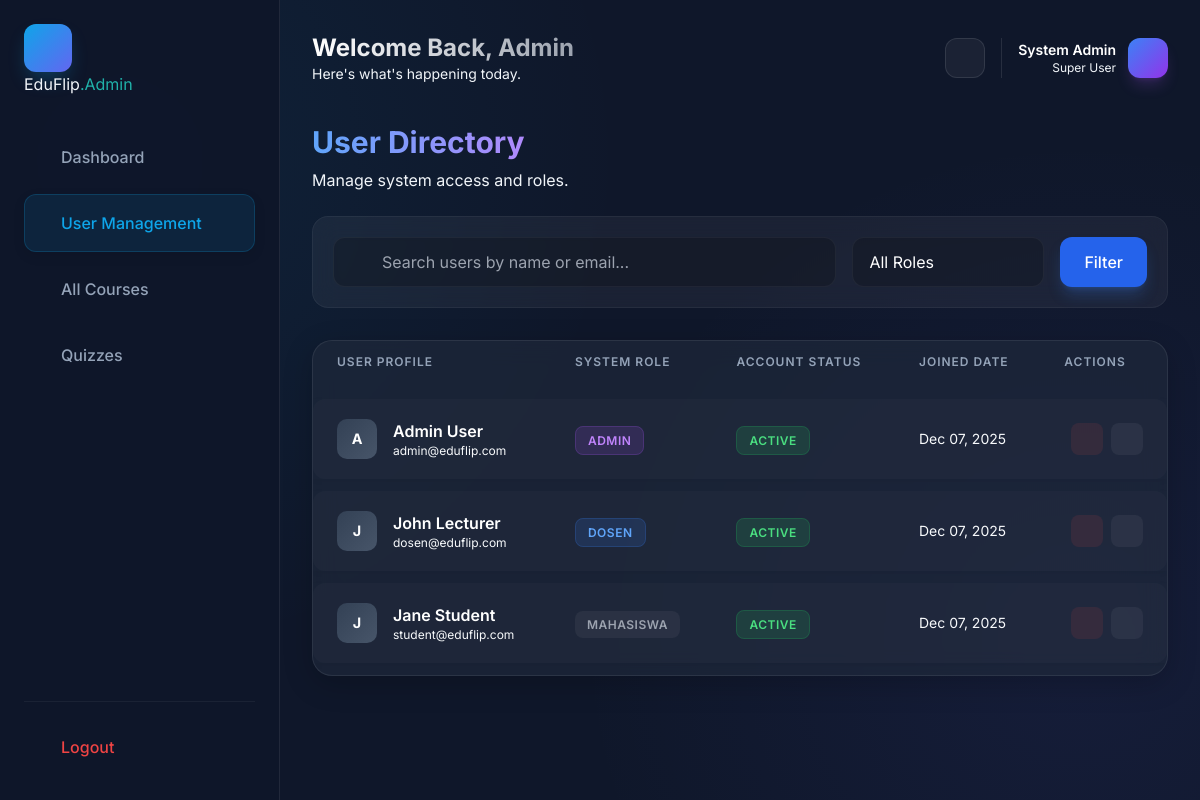
Page /web/public/admin/users.php on the earlier database version.
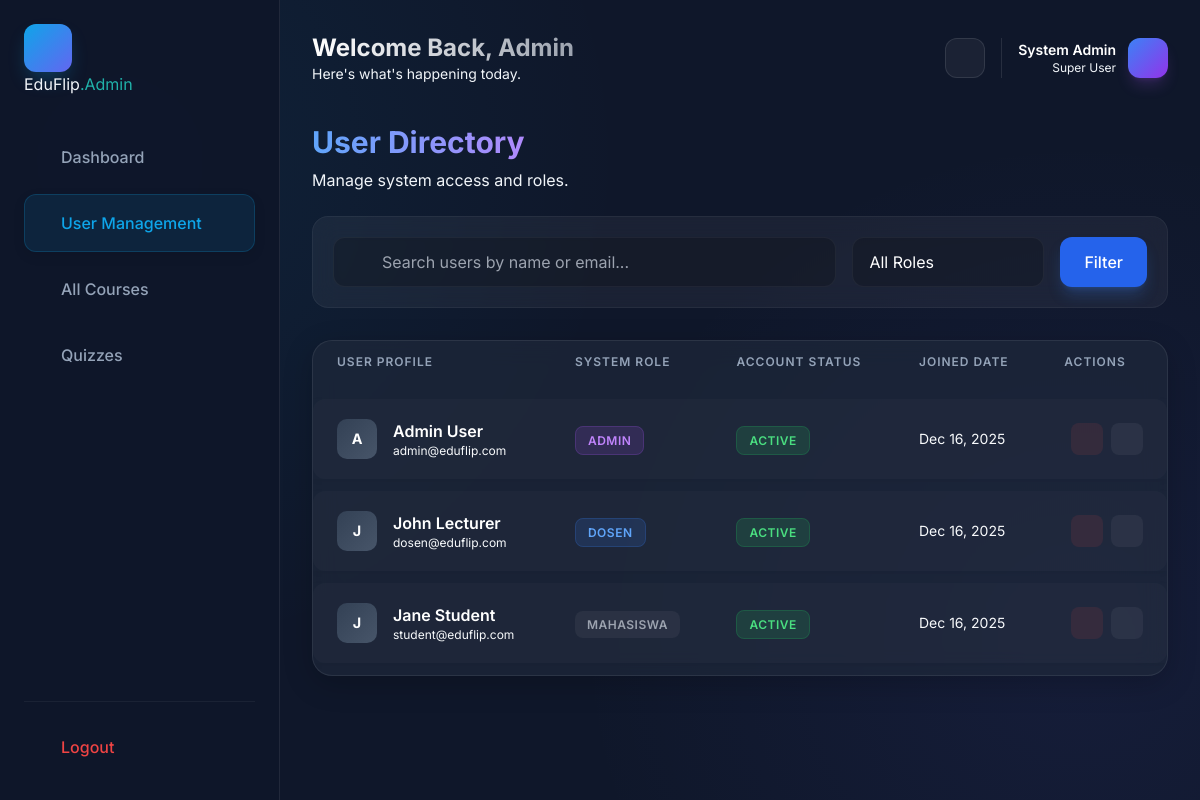
Same page on the later database version.
### tables this page shows
CREATE TABLE `users` (
  `id` int NOT NULL AUTO_INCREMENT,
  `role` enum('admin','dosen','mahasiswa') NOT NULL,
  `email` varchar(255) NOT NULL,
  `password_hash` varchar(255) NOT NULL,
  `full_name` varchar(255) NOT NULL,
  `student_id` varchar(50) DEFAULT NULL,
  `lecturer_id` varchar(50) DEFAULT NULL,
  `phone` varchar(20) DEFAULT NULL,
  `photo_url` varchar(500) DEFAULT NULL,
  `department` varchar(100) DEFAULT NULL,
  `study_program` varchar(100) DEFAULT NULL,
  `batch_year` int DEFAULT NULL,
  `status` enum('active','pending','suspended') DEFAULT 'pending',
  `email_verified` tinyint(1) DEFAULT '0',
  `created_at` timestamp NULL DEFAULT CURRENT_TIMESTAMP,
  `updated_at` timestamp NULL DEFAULT CURRENT_TIMESTAMP ON UPDATE CURRENT_TIMESTAMP,
  `last_login` timestamp NULL DEFAULT NULL,
  PRIMARY KEY (`id`),
  UNIQUE KEY `email` (`email`),
  KEY `idx_email` (`email`),
  KEY `idx_role` (`role`),
  KEY `idx_status` (`status`)
);

### web/includes/admin.php (called while the page is built, shortened)
<?php
require_once 'config.php';
function getAllUsers($search = '', $role_filter = '') {
    global $pdo;
    $sql = "SELECT * FROM users WHERE 1=1";
    $params = [];
    $sql .= " ORDER BY created_at DESC";
    $stmt = $pdo->prepare($sql);
    $stmt->execute($params);
    return $stmt->fetchAll(PDO::FETCH_ASSOC);
}
?>

### web/public/admin/users.php (the view, shortened to what the changed rows need)
<?php
require_once '../../includes/config.php';
require_once '../../includes/admin.php';
include 'includes/header.php';
$search = $_GET['search'] ?? '';
$role = $_GET['role'] ?? '';
$users = getAllUsers($search, $role);
?>
<div class="reveal-element">
    <div class="flex justify-between items-end mb-6">
        <div>
            <h1 class="text-3xl font-bold bg-clip-text text-transparent bg-gradient-to-r from-blue-400 to-purple-400 mb-2">User Directory</h1>
        </div>
    </div>
    <div class="card-premium overflow-hidden !p-0">
        <div class="overflow-x-auto">
            <table class="premium-table">
                <thead>
                    <tr>
                        <th>User Profile</th>
                        <th>System Role</th>
                        <th>Account Status</th>
                        <th>Joined Date</th>
                        <th class="text-right">Actions</th>
                    </tr>
                </thead>
                <tbody>
                    <?php if (empty($users)): ?>
                        <tr><td colspan="5" class="text-center py-12 text-muted">
                            <i class="ri-user-unfollow-line text-4xl mb-4 block opacity-50"></i>
                            No users found matching your criteria.
                        </td></tr>
                    <?php else: ?>
                        <?php foreach ($users as $user): ?>
                            <tr>
                                <td>
                                    <div class="user-cell">
                                        <div class="user-avatar-small">
                                            <?php echo strtoupper(substr($user['full_name'], 0, 1)); ?>
                                        </div>
                                        <div>
                                            <div class="font-semibold text-white"><?php echo htmlspecialchars($user['full_name']); ?></div>
                                            <div class="text-xs text-muted"><?php echo htmlspecialchars($user['email']); ?></div>
                                        </div>
                                    </div>
                                </td>
                                <td>
                                    <?php
                                    $roleBadge = match($user['role']) {
                                        'admin' => 'badge-purple',
                                        'dosen' => 'badge-blue',
                                        default => 'badge-admin bg-white/5 border-white/10 text-gray-400'
                                    };
                                    ?>
                                    <span class="badge-admin <?php echo $roleBadge; ?>"><?php echo ucfirst($user['role']); ?></span>
                                </td>
                                <td>
                                    <?php
                                    $statusBadge = match($user['status']) {
                                        'active' => 'badge-green',
                                        'suspended' => 'badge-red',
                                        'pending' => 'badge-blue',
                                        default => 'badge-admin'
                                    };
                                    ?>
                                    <span class="badge-admin <?php echo $statusBadge; ?>">
                                        <?php echo ucfirst($user['status']); ?>
                                    </span>
                                </td>
                                <td class="text-sm text-muted">
                                    <?php echo date('M d, Y', strtotime($user['created_at'])); ?>
                                </td>
                                <td class="text-right">
                                    <div class="flex items-center justify-end gap-2">
                                        <form method="POST" style="display:inline;">
                                            <?php if ($user['status'] === 'suspended' || $user['status'] === 'pending'): ?>
                                                <button type="submit" name="action" value="activate" class="w-8 h-8 rounded-lg bg-green-500/10 text-green-500 hover:bg-green-500 hover:text-white flex items-center justify-center transition" title="Activate" onclick="return confirm('Activate this user?')"><i class="ri-check-circle-line"></i></button>
                                            <?php else: ?>
                                                <button type="submit" name="action" value="suspend" class="w-8 h-8 rounded-lg bg-red-500/10 text-red-500 hover:bg-red-500 hover:text-white flex items-center justify-center transition" title="Suspend" onclick="return confirm('Suspend this user?')"><i class="ri-prohibited-line"></i></button>
                                            <?php endif; ?>
                                        </form>
                                        <a href="#" class="w-8 h-8 rounded-lg bg-white/5 text-gray-400 hover:bg-white/10 hover:text-white flex items-center justify-center transition" title="Edit"><i class="ri-edit-line"></i></a>
                                    </div>
                                </td>
                            </tr>
                        <?php endforeach; ?>
                    <?php endif; ?>
                </tbody>
            </table>
        </div>
    </div>
</div>
<?php include 'includes/footer.php'; ?>

Differences in the rows shown:
changed users "Admin User": created_at "Dec 07, 2025" → "Dec 16, 2025"
changed users "John Lecturer": created_at "Dec 07, 2025" → "Dec 16, 2025"
changed users "Jane Student": created_at "Dec 07, 2025" → "Dec 16, 2025"
